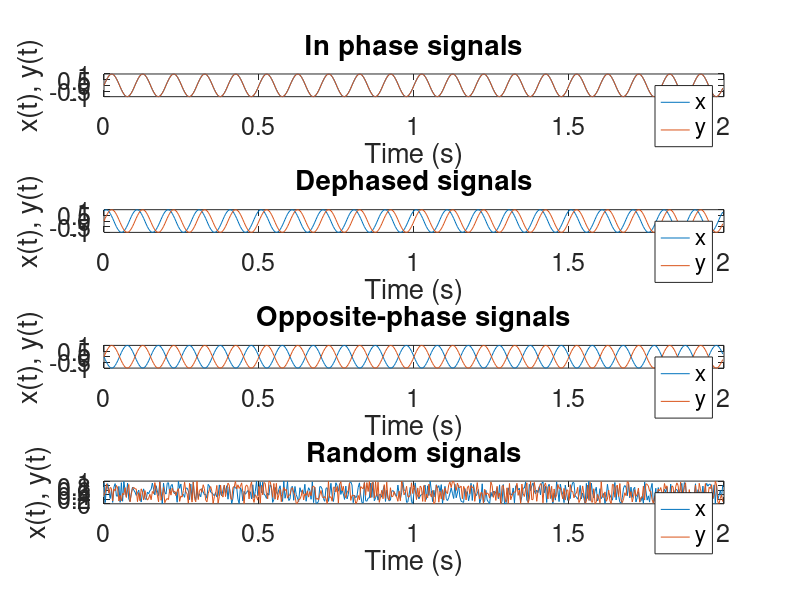

Recreate this plot in MATLAB. (Note: this script raises an error after producing the figure.)
% Code to generate illustrations of the association measures on sample
% vectors - CHAPTER: METHOD

clearvars; clc; close all;

%%%%%%%%%%%%%%%%%%%%%%%%%% SAMPLE SIGNALS %%%%%%%%%%%%%%%%%%%%%%%%%%
Fs = 250;
Ts = 1/Fs;
L = 500;
t = (0:L-1)*Ts;

% For the cross-correlation & corrected version
% In phase
x1=sin(2*pi*10*t);
y1=sin(2*pi*10*t);
% Out of phase
x3=sin(2*pi*10*t+20);
y3=sin(2*pi*10*t);
% Opposite phase
x2=sin(-2*pi*10*t);
y2=sin(2*pi*10*t);
% Random
x4=rand(1,500);
y4=rand(1,500);

% Display of the sample signals
figure;
subplot(411)
plot(t,x1);
hold();
plot(t,y1);
xlabel('Time (s)');
ylabel('x(t), y(t)');
legend('x', 'y')
title('In phase signals');
set(gca,"FontSize",18)
subplot(412)
plot(t,x3);
hold();
plot(t,y3);
xlabel('Time (s)');
ylabel('x(t), y(t)');
legend('x', 'y')
title('Dephased signals');
set(gca,"FontSize",18)
subplot(413)
plot(t,x2);
hold();
plot(t,y2);
xlabel('Time (s)');
ylabel('x(t), y(t)');
legend('x', 'y')
title('Opposite-phase signals');
set(gca,"FontSize",18)
subplot(414)
plot(t,x4);
hold();
plot(t,y4);
xlabel('Time (s)');
ylabel('x(t), y(t)');
legend('x', 'y')
title('Random signals');
set(gca,"FontSize",18)
set(gcf,'units','normalized','outerposition',[0 0 1 1])

% For the wPLI
% Fixed phase difference between the two signals
L = 7500;
t = (0:L-1)*Ts;
phi_t = pi():-pi()/100:-pi();
x = cos(2*pi*30*t); 
y(:,:) = cos(2*pi*30*t+phi_t(:));


%%%%%%%%%%%%%%%%%%%%%%%%%%%%%% WINDOWS %%%%%%%%%%%%%%%%%%%%%%%%%%%%%
% Creation of a windows to compute the association measures
wind = window(Fs, 0);


%%%%%%%%%%%%%%%%%%%%%%%% CROSS-CORRELATION %%%%%%%%%%%%%%%%%%%%%%%%%
cross = crossCorrelation();
cross_corr_dat1 = cross.association(wind,x1,y1);
cross_corr_dat2 = cross.association(wind,x2,y2);
cross_corr_dat3 = cross.association(wind,x3,y3);
cross_corr_dat4 = cross.association(wind,x4,y4);

lag = -cross.Max_lag:cross.Max_lag;
figure;
subplot(411)
plot(lag, cross_corr_dat1.Value)
ylabel('Cross-correlation'); xlabel('Lag (s)')
title('Cross-correlation of in-phase signals')
set(gca,"FontSize",18)
subplot(412)
plot(lag, cross_corr_dat3.Value)
ylabel('Cross-correlation'); xlabel('Lag (s)')
title('Cross-correlation of dephased signals')
set(gca,"FontSize",18)
subplot(413)
plot(lag, cross_corr_dat2.Value)
ylabel('Cross-correlation'); xlabel('Lag (s)')
title('Cross-correlation of opposite-phase signals')
set(gca,"FontSize",18)
subplot(414)
plot(lag, cross_corr_dat4.Value)
ylabel('Cross-correlation'); xlabel('Lag (s)')
title('Cross-correlation of random signals')
set(gca,"FontSize",18)
set(gcf,'units','normalized','outerposition',[0 0 1 1])

% Computation of the Fisher Transform of the cross-correlation
cross_corr_dat1 = cross.FTmeasure(wind,x1,y1);
cross_corr_dat2 = cross.FTmeasure(wind,x2,y2);
cross_corr_dat3 = cross.FTmeasure(wind,x3,y3);
cross_corr_dat4 = cross.FTmeasure(wind,x4,y4);

figure;
subplot(411)
plot(lag, real(cross_corr_dat1))
ylabel('Fisher Transform'); xlabel('Lag (s)')
title('Fisher Transform of the cross-correlation for in-phase signals')
set(gca,"FontSize",18)
subplot(412)
plot(lag, cross_corr_dat3)
ylabel('Fisher Transform'); xlabel('Lag (s)')
title('Fisher Transform of the cross-correlation for dephased signals')
set(gca,"FontSize",18)
subplot(413)
plot(lag, real(cross_corr_dat2))
ylabel('Fisher Transform'); xlabel('Lag (s)')
title('Fisher Transform of the cross-correlation for opposite-phase signals')
set(gca,"FontSize",18)
subplot(414)
plot(lag, cross_corr_dat4)
ylabel('Fisher Transform'); xlabel('Lag (s)')
title('Fisher Transform of the cross-correlation for random signals')
set(gca,"FontSize",18)
set(gcf,'units','normalized','outerposition',[0 0 1 1])


%%%%%%%%%%%%%%%%%%% CORRECTED CROSS-CORRELATION %%%%%%%%%%%%%%%%%%%%
corr = correctedCrossCorrelation();
corr_cross_corr_dat1 = corr.association(wind,x1,y1);
corr_cross_corr_dat2 = corr.association(wind,x2,y2);
corr_cross_corr_dat3 = corr.association(wind,x3,y3);
corr_cross_corr_dat4 = corr.association(wind,x4,y4);

lag = 1:cross.Max_lag;
figure;
subplot(411)
plot(lag, corr_cross_corr_dat1.Value)
ylabel('Corected cross-correlation'); xlabel('Lag (s)')
title('Corrected cross-correlation of in-phase signals')
set(gca,"FontSize",18)
subplot(412)
plot(lag, corr_cross_corr_dat3.Value)
ylabel('Corrected cross-correlation'); xlabel('Lag (s)')
title('Corrected cross-correlation of dephased signals')
set(gca,"FontSize",18)
subplot(413)
plot(lag, corr_cross_corr_dat2.Value)
ylabel('Corrected cross-correlation'); xlabel('Lag (s)')
title('Corrected cross-correlation of opposite-phase signals')
set(gca,"FontSize",18)
subplot(414)
plot(lag, corr_cross_corr_dat4.Value)
ylabel('Corrected cross-correlation'); xlabel('Lag (s)')
title('Corrected cross-correlation of random signals')
set(gca,"FontSize",18)
set(gcf,'units','normalized','outerposition',[0 0 1 1])


%%%%%%%%%%%%%%%%%%%%%%%%%%%%%% WPLI %%%%%%%%%%%%%%%%%%%%%%%%%%%%%%%%
wpli = wPLI();
wpli.Num_window = floor(length(x)/(wind.Length-wind.Overlap)) - 1;
res = zeros(5,length(phi_t)); 
for p=1:length(phi_t)
    res(:,p) = wpli.measure(wind, x.', y(p,:).');
end

phi_t=-phi_t ; 
phi = {'-\pi','-3\pi/4','-\pi/2','-\pi/4','0','\pi/4','\pi/2','3\pi/4','\pi'};
figure; 
plot(phi_t,squeeze(res(4,:)),'-blue','LineWidth',1.5);
set(gca,'xlim',[-pi() pi()],'xtick',-pi():pi()/4:pi(),'xticklabel', phi); 
title('wPLI of sample signals for different fixed phase differences');
set(gca,"FontSize",18)
set(gcf,'units','normalized','outerposition',[0 0 1 1])